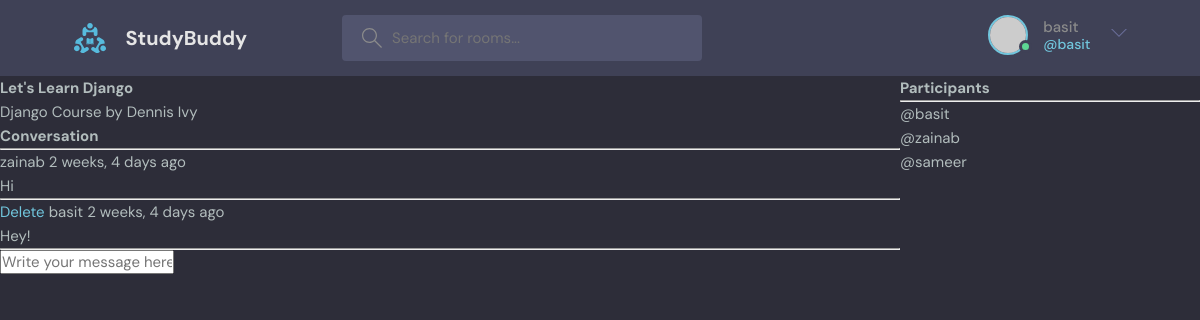
Before: /room/1/ (signed in) with the older database file.
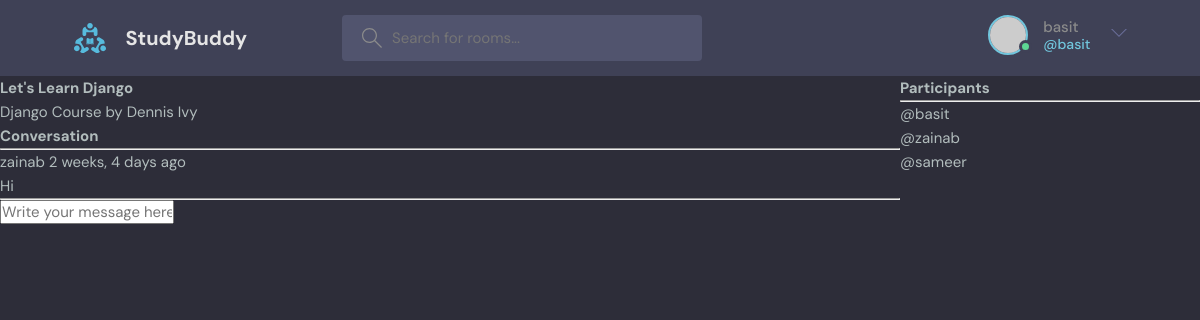
After: the same page with the newer database file.
### base/models.py (models this page shows, shortened)
class Message(models.Model):
    user = models.ForeignKey(User, on_delete=models.CASCADE)
    room = models.ForeignKey(Room, on_delete=models.CASCADE)
    body = models.TextField()
    updated = models.DateTimeField(auto_now=True)
    created = models.DateTimeField(auto_now_add=True)
    class Meta:
        ordering = ['-updated','-created']

### base/views.py (the view, shortened to what this page needs)
# urls.py: path('room/<str:pk>/', views.room, name="room"),
def room(request, pk):
    room = Room.objects.get(id=pk)
    room_messages = room.message_set.all()
    participants = room.participants.all()
    context = {'room': room, 'room_messages': room_messages, 'participants': participants}
    return render(request, 'base/room.html', context)

### base/templates/base/room.html (shortened to what this page needs)
{% extends 'main.html' %}
{% block content %}
<div class="room-container">
  <div>
    <h1>{{room.name}}</h1>
    <p>{{room.description}}</p>
    <div class="comment-wrapper">
      <h3>Conversation</h3>
      <hr />
      {% for message in room_messages %}
      <div>
        {% if request.user == message.user %}
        <a href="{% url 'delete-message' message.id %}">Delete</a>
        {% endif %}
        <small>{{message.user}} {{message.created|timesince}} ago</small>
        <p>{{message.body}}</p>
        <hr>
      </div>
      {% endfor %}
    </div>
    {% if request.user.is_authenticated %}
    <div class="comment-form">
      <form method="POST" action="">
        <input
          type="text"
          name="body"
          placeholder="Write your message here..."
        />
      </form>
    </div>
    {% endif %}
  </div>
  <div>
    <h3>Participants</h3>
    <hr>
    {% for user in participants %}
      <div>
        <p>@{{user.username}}</p>
      </div>
      {% endfor %}
  </div>
</div>
{% endblock %}

### templates/navbar.html (shortened to what this page needs)
{% load static %}
<header class="header header--loggedIn">
    <div class="container">
      <a href="{% url 'home' %}" class="header__logo">
        <img src="{% static 'images/logo.svg' %}" />
        <h1>StudyBuddy</h1>
      </a>
      <form class="header__search" method="GET" action="{% url 'home' %}">
        <label>
          <input name="q" placeholder="Search for rooms..." />
        </label>
      </form>
      <nav class="header__menu">
        {% if request.user.is_authenticated %}
        <div class="header__user">
          <a href="profile.html">
            <div class="avatar avatar--medium active">
              <img src="https://randomuser.me/api/portraits/men/37.jpg" />
            </div>
            <p>{{request.user.username}} <span>@{{request.user.username}}</span></p>
          </a>
          <button class="dropdown-button">
            <svg version="1.1" xmlns="http://www.w3.org/2000/svg" width="32" height="32" viewBox="0 0 32 32">
              <title>chevron-down</title>
              <path d="M16 21l-13-13h-3l16 16 16-16h-3l-13 13z"></path>
            </svg>
          </button>
        </div>
        {% else %}
        <a href="{% url 'login' %}">
          <img src="{% static 'images/avatar.svg' %}" />
          <p>Login</p>
        </a>
        {% endif %}
      </nav>
    </div>
  </header>

Changed rows visible on the page:
removed Message: shows "Delete", user "basit", created "2 weeks, 4 days", body "Hey!"
